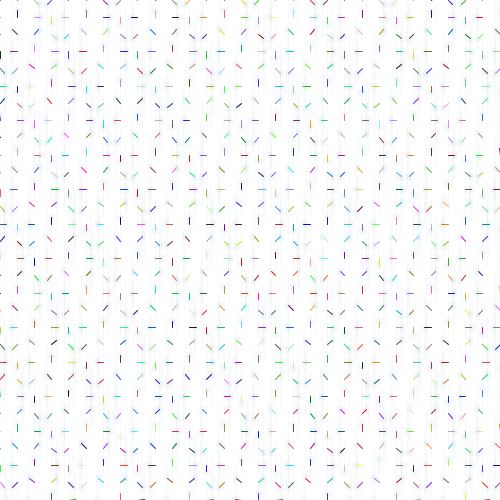
Frame 1 (no input)
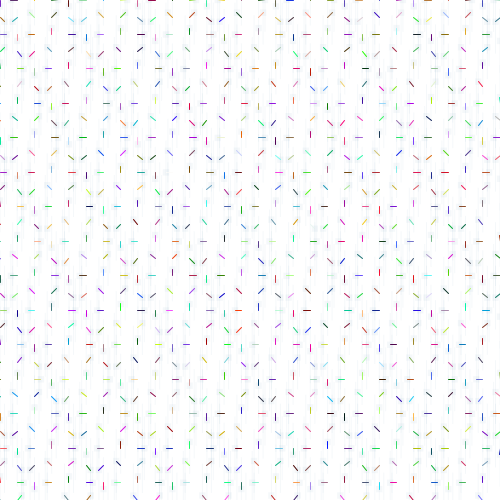
Frame 60 (the mouse pressed at the canvas centre just before this capture)
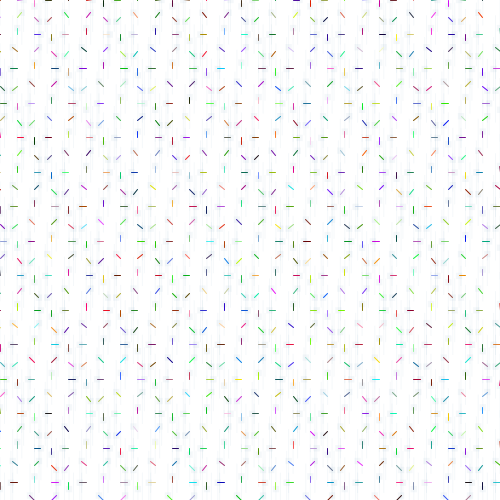
Frame 120 (the mouse held since frame 60 and released just before this capture)

The Processing sketch that drew these frames (run headless with seeded random() and noise(); from frame 60 on, the mouse is pressed at the canvas centre):

// Processing sketch: processing_151574
// ── processing_151574.pde

/*
 * Creative Coding
 * Week 2, 05 - Moving Patterns 1
 * by Indae Hwang and Jon McCormack
 * Copyright (c) 2014 Monash University
 *
 * This sketch builds on the previous sketches, drawing shapes based on the
 * current framerate. The movement of individual shapes combine to create a
 * gestalt field of motion. Use the arrow keys on your keyboard to change the
 * frame rate. 
 * 
 */

// variable used to store the current frame rate value
int frame_rate_value;

void setup() {
  size(500, 500);

  frame_rate_value = 4;
  frameRate(frame_rate_value);
  rectMode(CENTER);
  background(255);
}


void draw() {

  background(255);

  int num = 30;
  int margin = 0;
  float gutter = 30; //distance between each cell
  float cellsize = ( width - (2 * margin) - gutter * (num - 1) ) / (num - 1);

  int circleNumber = 0; // counter
  for (int i=0; i<num; i++) {
    for (int j=0; j<num; j++) {
      circleNumber = (i * num) + j; // different way to calculate the circle number from w2_04

      float tx = margin + cellsize * i + gutter * i;
      float ty = margin + cellsize * j + gutter * j;

      movingCircle(tx, ty, cellsize, circleNumber);
    }
  }
} //end of draw 


void movingCircle(float x, float y, float size, int circleNum) {

  float finalAngle;
  finalAngle = frameCount + circleNum;

  //the rotating angle for each tempX and tempY postion is affected by frameRate and angle;  
  float tempX = x + (size / 2) * sin(PI / frame_rate_value * finalAngle);
  float tempY = y + (size / 2) * cos(PI / frame_rate_value * finalAngle);

  noStroke();
  fill(0, 67, 120, 10);
  rect(tempX, tempY, size/2, size/2);
  rect(tempX, tempY, 1, size*5);
  stroke(0);
  noFill();
  stroke(random(0,255), random(0,255), random(0, 255));
  line(x, y, tempX, tempY);
}


/*
 * keyReleased function
 *
 * called automatically by Processing when a keyboard key is released
 */
void keyReleased() {

  // right arrow -- increase frame_rate_value
  if (keyCode == RIGHT && frame_rate_value < 60) {
    frame_rate_value++;
  }

  // left arrow -- decrease frame_rate_value
  if ( keyCode == LEFT && frame_rate_value > 1) {
    frame_rate_value--;
  }

  // set the frameRate and print current value on the screen
  frameRate(frame_rate_value);
  println("Current frame Rate is: " + frame_rate_value);
}
